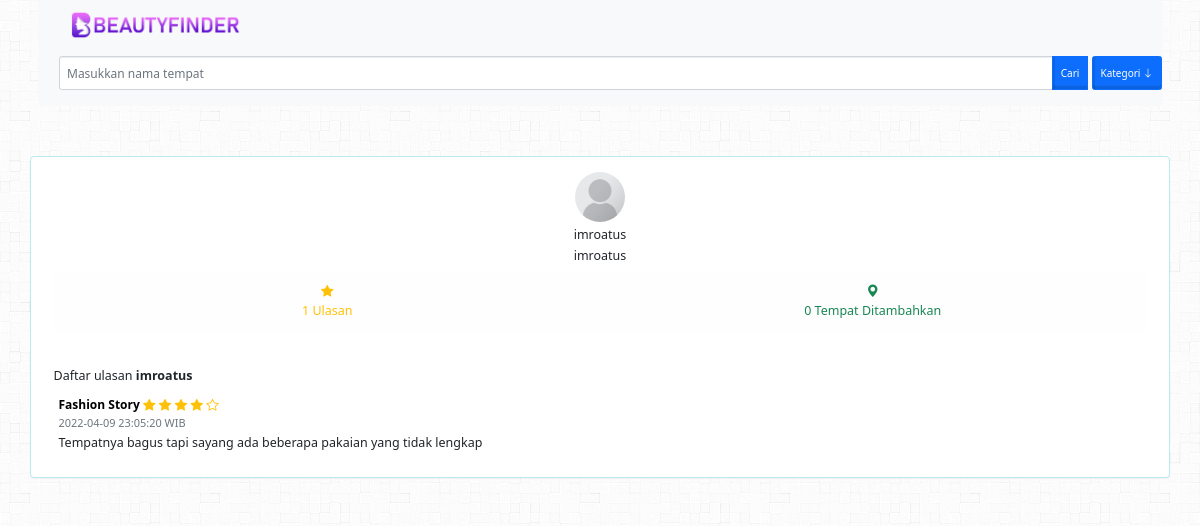
Page /people.php?id=imroatus on the committed database.
### tables this page shows
CREATE TABLE `user` (
  `username` varchar(100) NOT NULL,
  `password` varchar(100) NOT NULL,
  `nama_lengkap` text NOT NULL,
  `img` text DEFAULT NULL,
  `akses` enum('Admin','User') DEFAULT NULL,
  PRIMARY KEY (`username`)
);

CREATE TABLE `ulasan` (
  `id` varchar(100) NOT NULL,
  `id_toko` int(11) NOT NULL,
  `rating` int(11) NOT NULL,
  `username` varchar(100) NOT NULL,
  `ulasan` text DEFAULT NULL,
  `waktu` datetime DEFAULT NULL,
  PRIMARY KEY (`id`)
);

CREATE TABLE `toko` (
  `id` int(11) NOT NULL AUTO_INCREMENT,
  `nama_toko` varchar(255) NOT NULL,
  `id_kategori` int(11) NOT NULL,
  `img` text DEFAULT NULL,
  `alamat` text NOT NULL,
  `latitude` varchar(50) NOT NULL,
  `longitude` varchar(50) NOT NULL,
  `username` varchar(100) NOT NULL,
  `verifikasi` enum('Ya','Tidak') NOT NULL,
  PRIMARY KEY (`id`)
);

### people.php (the view, shortened to what this page needs)
<?php
$people_id = $_GET['id'];
include "koneksi.php";
include_once "header.php";
include_once "navbar.php"; ?>
<form method="POST" enctype="multipart/form-data">
    <div class="row" style="margin-top:50px;">
        <div class="panel panel-info">
            <div class="panel-body">
                <?php
                $people = mysqli_query(
                    $conn,
                    "SELECT username,nama_lengkap,img
              FROM user WHERE username = '$people_id'"
                );
                $data = mysqli_fetch_array($people);
                if ($data['img'] != NULL) {
                    $gambar = $data['img'];
                } else {
                    $gambar = 'default.png';
                }
                $countulas = mysqli_query($conn, "SELECT COUNT(username) as jmlUlas FROM ulasan WHERE username = '$people_id'");
                $counttoko = mysqli_query($conn, "SELECT COUNT(username) as jmlRekomendasi FROM toko WHERE username = '$people_id' AND verifikasi = 'Ya'");
                $jmlulas = mysqli_fetch_array($countulas);
                $jmltoko = mysqli_fetch_array($counttoko);
                ?>
                <div class="fs-5 w-100 text-center w-100">
                    <center>
                        <div class="mb-2">
                            <img class="rounded-circle" src="img/user/<?php echo $gambar; ?>" width="50px" height="50px" id="image-preview">
                        </div>
                    </center>
                    <div id="showName">
                        <h5 class="mt-2"><?php echo $data['username']; ?></h5>
                        <form method="POST">
                            <span id="namaUser"><?php echo $data['nama_lengkap']; ?></span>
                    </div>
</form>
<div class="navbar navbar-light navbar-expand w-100">
    <ul class="navbar-nav nav-justified w-100">
        <li class="nav-item">
            <div class="alert alert-light text-center text-warning" role="alert">
                <i class="bi bi-star-fill text-warning"></i> <br><?php echo $jmlulas['jmlUlas']; ?> Ulasan
            </div>
        </li>
        <li class="nav-item ">
            <div class="alert alert-light text-center text-success" role="alert">
                <i class="bi bi-geo-alt-fill text-success"></i> <br><?php echo $jmltoko['jmlRekomendasi']; ?> Tempat Ditambahkan
            </div>
        </li>
    </ul>
</div>
</div>
<div class="fs-5 mt-2">
    Daftar ulasan <strong><?php echo $data['username']; ?></strong>
</div>
<?php
$dataulasan = mysqli_query(
    $conn,
    "SELECT ulasan.username,ulasan.rating,ulasan.ulasan,toko.nama_toko,toko.id,ulasan.waktu FROM ulasan INNER JOIN toko ON toko.id = ulasan.id_toko
                WHERE ulasan.username = '$people_id' ORDER BY ulasan.waktu DESC"
);
$hitungdata = mysqli_num_rows($dataulasan);
if ($hitungdata > 0) {
    while ($ulas = mysqli_fetch_array($dataulasan)) {
?>
        <div class="mt-2 mb-2 p-2 fs-5">
            <a id="people" href="place.php?id=<?php echo $ulas['id']; ?>"><strong><?php echo $ulas['nama_toko']; ?></strong></a>
            <?php
            for ($i = 1; $i <= 5; $i++) {
                if ($i <= $ulas['rating']) {
            ?>
                    <i class="bi bi-star-fill text-warning"></i>
                <?php
                } else {
                ?>
                    <i class="bi bi-star text-warning"></i>
                <?php
                }
                ?>
            <?php
            }
            ?>
            <br>
            <small class="text-muted float-start"><?php echo $ulas['waktu']; ?> WIB</small>
            <br>
            <?php echo $ulas['ulasan']; ?>
        </div>
    <?php
    }
}
    ?>

### css/style.css (style rules this page uses)
body { background: url("../img/background.png"); font-family: sistem; }

### header.php (style rules this page uses)
body, button, a, .form-control { font-size: 12px; }
#people { text-decoration: none; color: black; }

### rows in the picture
user: username "imroatus", nama_lengkap "imroatus"
ulasan: id_toko.nama_toko "Fashion Story", rating 4 (drawn), waktu "2022-04-09 23:05:20", ulasan "Tempatnya bagus tapi sayang ada beberapa pakaian yang tidak lengkap"

### other values in the picture
$jmlulas['jmlUlas'] "1"
$jmltoko['jmlRekomendasi'] "0"
